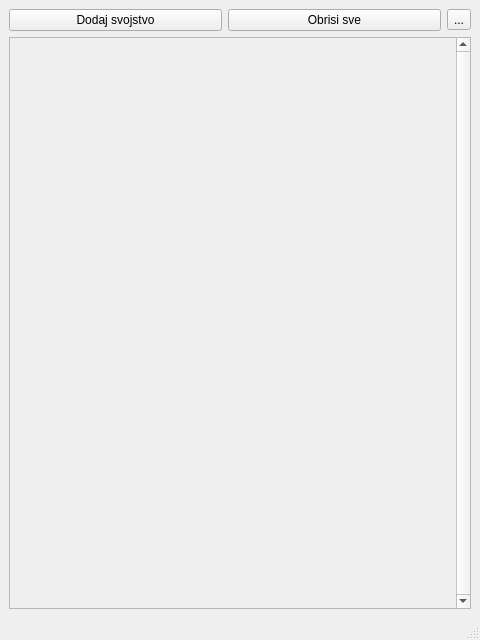
<?xml version="1.0" encoding="UTF-8"?>
<ui version="4.0">
 <class>MainWindow</class>
 <widget class="QMainWindow" name="MainWindow">
  <property name="geometry">
   <rect>
    <x>0</x>
    <y>0</y>
    <width>480</width>
    <height>640</height>
   </rect>
  </property>
  <property name="windowTitle">
   <string>MainWindow</string>
  </property>
  <widget class="QWidget" name="centralwidget">
   <property name="sizePolicy">
    <sizepolicy hsizetype="Fixed" vsizetype="Preferred">
     <horstretch>0</horstretch>
     <verstretch>0</verstretch>
    </sizepolicy>
   </property>
   <layout class="QVBoxLayout" name="verticalLayout">
    <item>
     <layout class="QHBoxLayout" name="horizontalLayout">
      <property name="sizeConstraint">
       <enum>QLayout::SetFixedSize</enum>
      </property>
      <item>
       <widget class="QPushButton" name="pushButton">
        <property name="text">
         <string>Dodaj svojstvo</string>
        </property>
       </widget>
      </item>
      <item>
       <widget class="QPushButton" name="pushButton_2">
        <property name="text">
         <string>Obrisi sve</string>
        </property>
       </widget>
      </item>
      <item>
       <widget class="QToolButton" name="toolButton">
        <property name="text">
         <string>...</string>
        </property>
       </widget>
      </item>
     </layout>
    </item>
    <item>
     <widget class="QScrollArea" name="scrollArea">
      <property name="sizePolicy">
       <sizepolicy hsizetype="Minimum" vsizetype="Expanding">
        <horstretch>0</horstretch>
        <verstretch>0</verstretch>
       </sizepolicy>
      </property>
      <property name="verticalScrollBarPolicy">
       <enum>Qt::ScrollBarAlwaysOn</enum>
      </property>
      <property name="sizeAdjustPolicy">
       <enum>QAbstractScrollArea::AdjustToContentsOnFirstShow</enum>
      </property>
      <property name="widgetResizable">
       <bool>true</bool>
      </property>
      <widget class="QWidget" name="scrollAreaWidgetContents">
       <property name="geometry">
        <rect>
         <x>0</x>
         <y>0</y>
         <width>443</width>
         <height>31</height>
        </rect>
       </property>
       <property name="sizePolicy">
        <sizepolicy hsizetype="Minimum" vsizetype="Fixed">
         <horstretch>0</horstretch>
         <verstretch>0</verstretch>
        </sizepolicy>
       </property>
       <layout class="QVBoxLayout" name="verticalLayout_3">
        <item>
         <layout class="QVBoxLayout" name="verticalLayout_2">
          <property name="sizeConstraint">
           <enum>QLayout::SetDefaultConstraint</enum>
          </property>
          <item>
           <layout class="QHBoxLayout" name="horizontalLayout_3">
            <property name="sizeConstraint">
             <enum>QLayout::SetMinimumSize</enum>
            </property>
            <property name="bottomMargin">
             <number>10</number>
            </property>
           </layout>
          </item>
         </layout>
        </item>
       </layout>
      </widget>
     </widget>
    </item>
   </layout>
  </widget>
  <widget class="QMenuBar" name="menubar">
   <property name="geometry">
    <rect>
     <x>0</x>
     <y>0</y>
     <width>480</width>
     <height>21</height>
    </rect>
   </property>
  </widget>
  <widget class="QStatusBar" name="statusbar"/>
 </widget>
 <resources/>
 <connections/>
</ui>
